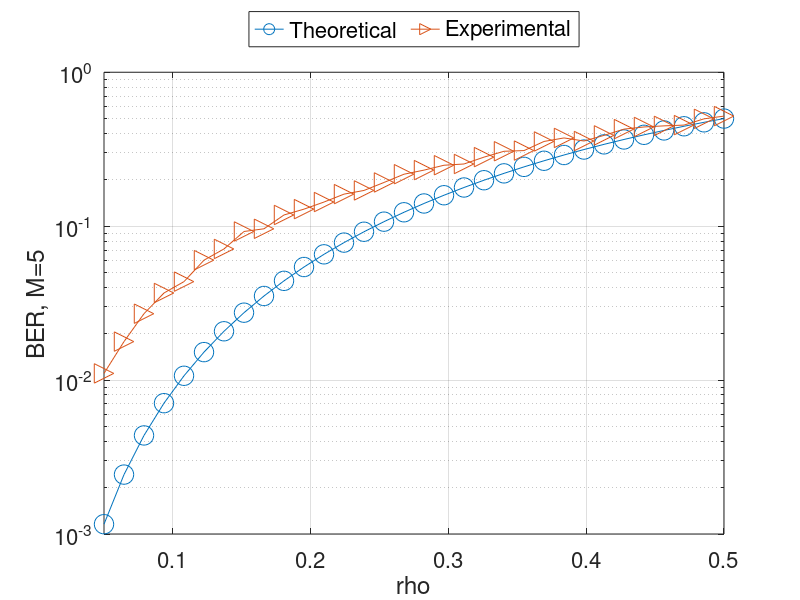

This figure's MATLAB source:
U=[1.158125e-03	2.432206e-03	4.369726e-03	7.080908e-03	1.066252e-02	1.519833e-02	2.075958e-02	2.740544e-02	3.518350e-02	4.413018e-02	5.427125e-02	6.562226e-02	7.818902e-02	9.196804e-02	1.069471e-01	1.231054e-01	1.404146e-01	1.588386e-01	1.783345e-01	1.988529e-01	2.203384e-01	2.427299e-01	2.659613e-01	2.899619e-01	3.146567e-01	3.399670e-01	3.658110e-01	3.921039e-01	4.187588e-01	4.456867e-01	4.727976e-01	5.000000e-01	];
V=[1.104948e-02	1.778828e-02	2.699710e-02	3.679747e-02	4.362273e-02	6.012212e-02	7.112099e-02	9.233544e-02	9.615023e-02	1.182175e-01	1.289998e-01	1.434575e-01	1.614633e-01	1.706098e-01	1.922644e-01	2.175021e-01	2.312557e-01	2.487852e-01	2.534654e-01	2.808557e-01	3.065868e-01	3.097399e-01	3.550624e-01	3.742690e-01	3.572924e-01	3.887623e-01	4.270225e-01	4.409992e-01	4.483362e-01	4.534987e-01	4.980545e-01	5.187437e-01	];
X=[5.000000e-02	6.451613e-02	7.903226e-02	9.354839e-02	1.080645e-01	1.225806e-01	1.370968e-01	1.516129e-01	1.661290e-01	1.806452e-01	1.951613e-01	2.096774e-01	2.241935e-01	2.387097e-01	2.532258e-01	2.677419e-01	2.822581e-01	2.967742e-01	3.112903e-01	3.258064e-01	3.403226e-01	3.548387e-01	3.693548e-01	3.838710e-01	3.983871e-01	4.129032e-01	4.274194e-01	4.419355e-01	4.564516e-01	4.709677e-01	4.854839e-01	5.000000e-01	];
h=figure(1);
hp=semilogy(X,U,'o-',X,V,'>-');
set(hp,'markersize',14);
grid on;
hx=xlabel('rho');
hy=ylabel('BER, M=5');
xlim([min(X),max(X)]);
hl = legend('Theoretical','Experimental');
legend (hl, 'location', 'northoutside', 'orientation', 'horizontal');
ha = gca(); 
FONTSIZE=16;
set(hx,'fontsize',FONTSIZE);
set(hy,'fontsize',FONTSIZE);
set(ha,'fontsize',FONTSIZE);
set(hl,'fontsize',FONTSIZE);
refresh();
saveas (h,'outdata/M005_ceo.eps');


